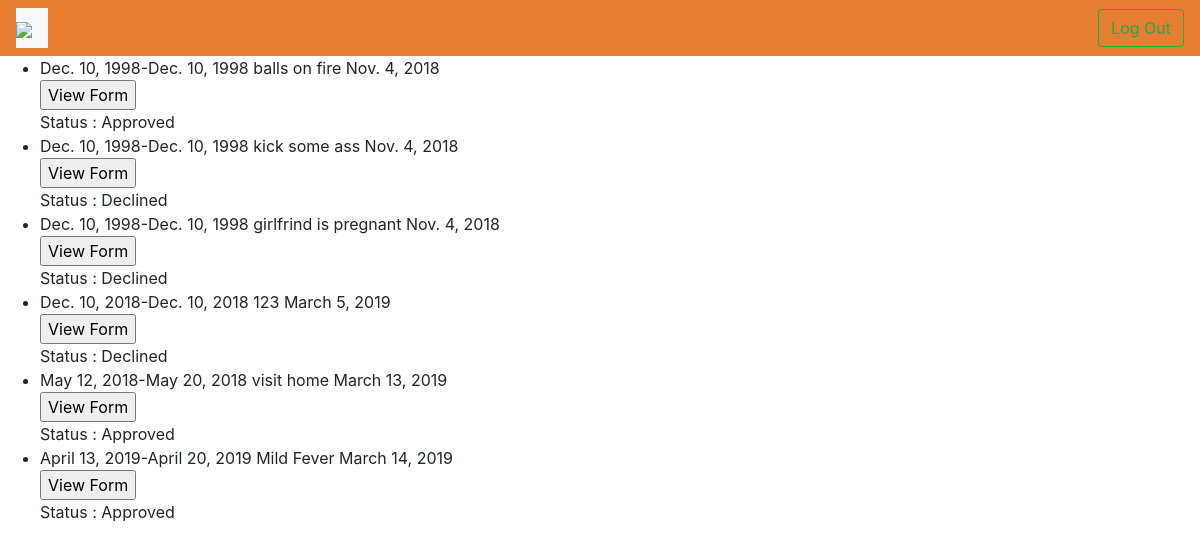
/leave/student/8/history, run on the app's committed database.
### leave_portal/models.py (models this page shows, shortened)
class ApplyLeave(models.Model):
    student = models.ForeignKey(Student, on_delete=models.CASCADE, related_name='applyleaves')
    LeaveFrom = models.DateField()
    LeaveTo = models.DateField()
    TypeOfLeave = models.CharField(max_length=255, choices=TYPEOFLEAVE, blank=False, default="")
    ReasonForLeave = models.CharField(max_length=200)
    Doc1 = models.FileField(upload_to='documents', blank=True, null=True)
    Doc2 = models.FileField(upload_to='documents', blank=True, null=True)
    AddressWhileOnLeave = models.CharField(max_length=200)
    PhoneNumberWhileOnLeave = models.CharField(max_length=20)
    DateOfApply = models.DateField(default=datetime.now)
    flag = models.IntegerField(default=0)
    SentTo = MultiSelectField(choices=SENT_TO)
    ApprovedStatus = models.CharField(max_length=100,choices=STATUS,default="pending")

### leave_portal/views.py (the view)
# urls.py: path('student/<int:pk>/history', views.History,name="history"),
def History(request, pk):
    student = get_object_or_404(models.Student, pk=pk)
    forms = models.ApplyLeave.objects.filter(student=student)
    return render(request, 'leave_portal/history.html', {'forms':forms})

### leave_portal/templates/leave_portal/history.html
{% extends "base_generic.html" %}
{% block content %}
  {% if forms %}
  <ul>
    {% for form in forms %}
      {% if form.ApprovedStatus == "approved" %}
        <li>{{form.LeaveFrom}}-{{form.LeaveTo}} {{form.ReasonForLeave}} {{form.DateOfApply}}
        </li>
        <a href="{% url 'leave_portal:leave_info' pk=form.id %}"><input type="button" value="View Form" /></a>
        <br>
        Status : Approved
      {% endif %}
      {% if form.ApprovedStatus == "declined" %}
        <li>{{form.LeaveFrom}}-{{form.LeaveTo}} {{form.ReasonForLeave}} {{form.DateOfApply}}
        </li>
        <a href="{% url 'leave_portal:leave_info' pk=form.id %}"><input type="button" value="View Form" /></a>
        <br>
        Status : Declined
      {% endif %}
    {% endfor %}
  </ul>
  {% else %}
    <p>Sorry but you have not filled any forms yet!!!</p>
  {% endif %}
{% endblock %}

### leave_portal/static/leave_portal/css/styles.css (style rules this page uses)
body { font-family: 'Lato', 'sans-serif'; }

### data on the page
ApplyLeave: LeaveFrom "Dec. 10, 1998", LeaveTo "Dec. 10, 1998", ReasonForLeave "balls on fire", DateOfApply "Nov. 4, 2018"
ApplyLeave: LeaveFrom "Dec. 10, 1998", LeaveTo "Dec. 10, 1998", ReasonForLeave "kick some ass", DateOfApply "Nov. 4, 2018"
ApplyLeave: LeaveFrom "Dec. 10, 1998", LeaveTo "Dec. 10, 1998", ReasonForLeave "girlfrind is pregnant", DateOfApply "Nov. 4, 2018"
ApplyLeave: LeaveFrom "Dec. 10, 2018", LeaveTo "Dec. 10, 2018", ReasonForLeave "123", DateOfApply "March 5, 2019"
ApplyLeave: LeaveFrom "May 12, 2018", LeaveTo "May 20, 2018", ReasonForLeave "visit home", DateOfApply "March 13, 2019"
ApplyLeave: LeaveFrom "April 13, 2019", LeaveTo "April 20, 2019", ReasonForLeave "Mild Fever", DateOfApply "March 14, 2019"
